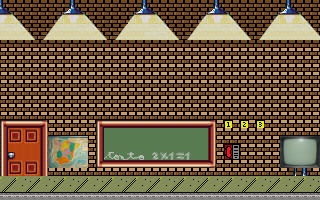

A level layout from a 2D game, rendered from its tile map. Below: a short description, then the map file with its tile-grid data intact:
An orthogonal 40x25 tile map with 8x8 px tiles, 1 tile layer (Tile Layer 1).

<map version="1.10" tiledversion="1.10.2" orientation="orthogonal" renderorder="right-down" width="40" height="25" tilewidth="8" tileheight="8" infinite="0" nextlayerid="2" nextobjectid="1">
 <tileset firstgid="1" source="tiles.tsx" />
 <layer id="1" name="Tile Layer 1" width="40" height="25">
  <data encoding="csv">
310,311,312,313,314,162,162,308,309,310,311,312,313,314,162,162,162,309,310,162,162,162,162,162,162,308,309,310,311,312,313,314,162,162,308,309,310,311,312,313,
342,343,344,345,346,338,339,340,341,342,343,344,345,346,162,162,340,341,342,343,162,162,162,338,339,340,341,342,343,344,345,346,338,339,340,341,342,343,344,345,
374,375,376,377,378,370,371,372,373,374,375,376,377,378,162,162,372,373,374,375,376,162,162,370,371,372,373,374,375,376,377,378,370,371,372,373,374,375,376,377,
406,407,408,409,410,402,403,404,405,406,407,408,409,410,162,403,404,405,406,407,408,409,162,402,403,404,405,406,407,408,409,410,402,403,404,405,406,407,408,409,
438,439,440,441,442,434,435,436,437,438,439,440,441,442,434,435,436,436,405,406,407,441,442,434,435,436,437,438,439,440,441,442,434,435,436,437,438,439,440,441,
162,162,162,162,162,162,162,162,162,162,162,162,162,162,162,162,162,162,162,162,162,162,162,162,162,162,162,162,162,162,162,162,162,162,162,162,162,162,162,162,
161,161,161,161,161,161,161,161,161,161,161,161,161,161,161,161,161,161,161,161,161,161,161,161,161,161,161,161,161,161,161,161,161,161,161,161,161,161,161,161,
161,161,161,161,161,161,161,161,161,161,161,161,161,161,161,161,161,161,161,161,161,161,161,161,161,161,161,161,161,161,161,161,161,161,161,161,161,161,161,161,
161,161,161,161,161,161,161,161,161,161,161,161,161,161,161,161,161,161,161,161,161,161,161,161,161,161,161,161,161,161,161,161,161,161,161,161,161,161,161,161,
161,161,161,161,161,161,161,161,161,161,161,161,161,161,161,161,161,161,161,161,161,161,161,161,161,161,161,161,161,161,161,161,161,161,161,161,161,161,161,161,
161,161,161,161,161,161,161,161,161,161,161,161,161,161,161,161,161,161,161,161,161,161,161,161,161,161,161,161,161,161,161,161,161,161,161,161,161,161,161,161,
161,161,161,161,161,161,161,161,161,161,161,161,161,161,161,161,161,161,161,161,161,161,161,161,161,161,161,161,161,161,161,161,161,161,161,161,161,161,161,161,
161,161,161,161,161,161,161,161,161,161,161,161,161,161,161,161,161,161,161,161,161,161,161,161,161,161,161,161,161,161,161,161,161,161,161,161,161,161,161,161,
161,161,161,161,161,161,161,161,161,161,161,161,161,161,161,161,161,161,161,161,161,161,161,161,161,161,161,161,161,161,161,161,161,161,161,161,161,161,161,161,
161,161,161,161,161,161,161,161,161,161,161,161,161,161,161,161,161,161,161,161,161,161,161,161,161,161,161,161,161,161,161,161,161,161,161,161,161,161,161,161,
270,271,271,271,271,272,161,161,161,161,161,161,270,271,271,271,271,271,271,271,271,271,271,271,271,271,272,161,67,161,68,161,69,161,161,161,161,161,161,161,
302,273,274,273,274,307,161,161,161,161,161,161,302,237,237,237,237,237,237,237,237,237,237,237,237,237,307,161,161,161,161,161,161,161,161,161,161,161,161,161,
302,305,306,305,306,307,261,262,263,264,265,161,302,237,237,237,237,237,237,237,237,237,237,237,237,237,307,161,161,161,161,161,161,161,161,315,316,317,318,319,
302,303,303,303,303,307,293,294,295,296,297,161,302,237,237,237,237,237,237,237,237,237,237,237,237,237,307,161,134,135,161,161,161,161,161,347,348,349,350,351,
302,304,303,303,303,307,325,326,327,328,329,161,302,276,277,278,279,280,237,266,268,267,299,267,237,237,307,161,166,167,161,161,161,161,161,379,380,381,382,383,
302,273,274,273,274,307,357,358,359,360,361,161,334,335,335,335,335,335,335,335,335,335,335,335,335,335,336,161,161,161,161,161,161,161,161,411,412,413,414,415,
302,305,306,305,306,307,161,161,161,161,161,161,161,161,161,161,161,161,161,161,161,161,161,161,161,161,161,161,161,161,161,161,161,161,161,161,309,309,310,161,
177,176,177,175,176,177,175,176,177,175,176,177,175,176,177,175,176,177,175,176,177,175,176,177,175,176,177,175,176,177,175,176,177,175,176,177,175,176,177,175,
207,208,209,207,208,209,207,208,209,207,208,209,207,208,209,207,208,209,207,208,209,207,208,209,207,208,209,207,208,209,207,208,209,207,208,209,207,208,209,207,
205,205,205,205,205,205,205,205,205,205,205,205,205,205,205,205,205,205,205,205,205,205,205,205,205,205,205,205,205,205,205,205,205,205,205,205,205,205,205,205
</data>
 </layer>
</map>
